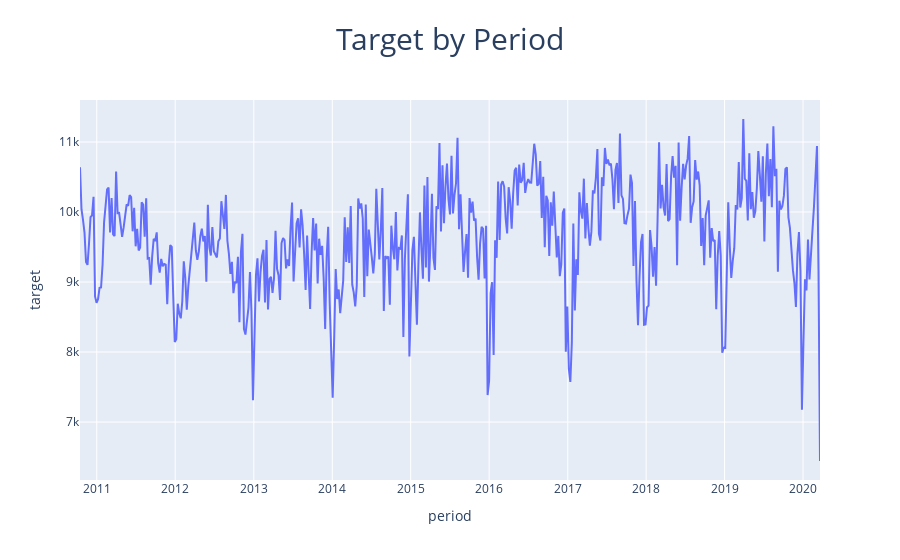

Notebook code cell kept with this figure:
### Code cell
px.figure = []
fig = px.line(time_df, x='period', y='target', title='Target by Period')
fig.update_layout(title_font_size=30, title_x=0.5)
fig.show()

### Figure 1 — Plotly figure (JSON) as saved in the notebook; plotly's stock layout.template omitted (floating-point values rounded to 4 significant figures; data arrays with more than 128 entries replaced by an {"elided": "..."} marker saying what was removed)
{"data": [{"hovertemplate": "period=%{x}<br>target=%{y}<extra></extra>", "legendgroup": "", "line": {"color": "#636efa", "dash": "solid"}, "marker": {"symbol": "circle"}, "mode": "lines", "name": "", "orientation": "v", "showlegend": false, "type": "scatter", "x": {"elided": "493 str values"}, "xaxis": "x", "y": {"elided": "493 int values"}, "yaxis": "y"}], "layout": {"legend": {"tracegroupgap": 0}, "title": {"font": {"size": 30}, "text": "Target by Period", "x": 0.5}, "xaxis": {"anchor": "y", "domain": [0, 1], "title": {"text": "period"}}, "yaxis": {"anchor": "x", "domain": [0, 1], "title": {"text": "target"}}}}
